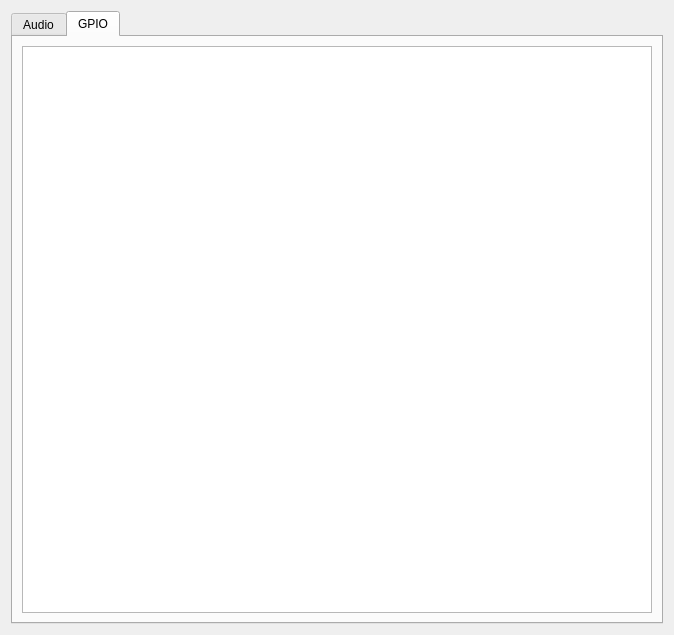
<?xml version="1.0" encoding="UTF-8"?>
<ui version="4.0">
 <class>Route</class>
 <widget class="QDialog" name="Route">
  <property name="geometry">
   <rect>
    <x>0</x>
    <y>0</y>
    <width>674</width>
    <height>635</height>
   </rect>
  </property>
  <property name="focusPolicy">
   <enum>Qt::WheelFocus</enum>
  </property>
  <property name="windowTitle">
   <string>Router</string>
  </property>
  <layout class="QFormLayout" name="formLayout">
   <item row="0" column="0" colspan="2">
    <widget class="QTabWidget" name="tabWidget">
     <property name="currentIndex">
      <number>1</number>
     </property>
     <widget class="QWidget" name="Audio">
      <attribute name="title">
       <string>Audio</string>
      </attribute>
      <layout class="QGridLayout" name="gridLayout">
       <item row="0" column="0" colspan="5">
        <widget class="QTableView" name="tableView_audioRoutes">
         <property name="sizePolicy">
          <sizepolicy hsizetype="Expanding" vsizetype="Expanding">
           <horstretch>0</horstretch>
           <verstretch>0</verstretch>
          </sizepolicy>
         </property>
         <property name="minimumSize">
          <size>
           <width>0</width>
           <height>300</height>
          </size>
         </property>
         <property name="baseSize">
          <size>
           <width>0</width>
           <height>500</height>
          </size>
         </property>
         <attribute name="horizontalHeaderMinimumSectionSize">
          <number>17</number>
         </attribute>
         <attribute name="horizontalHeaderDefaultSectionSize">
          <number>30</number>
         </attribute>
        </widget>
       </item>
       <item row="1" column="1">
        <widget class="QDoubleSpinBox" name="devVolume_spinBox">
         <property name="decimals">
          <number>0</number>
         </property>
         <property name="minimum">
          <double>-144.000000000000000</double>
         </property>
         <property name="maximum">
          <double>24.000000000000000</double>
         </property>
         <property name="singleStep">
          <double>1.000000000000000</double>
         </property>
         <property name="value">
          <double>0.000000000000000</double>
         </property>
        </widget>
       </item>
       <item row="1" column="2">
        <widget class="QCheckBox" name="tempRoute_checkBox">
         <property name="text">
          <string>temporary Route</string>
         </property>
        </widget>
       </item>
       <item row="1" column="0">
        <widget class="QCheckBox" name="defVolume_checkBox">
         <property name="text">
          <string>Default Volume</string>
         </property>
         <property name="checked">
          <bool>true</bool>
         </property>
        </widget>
       </item>
       <item row="1" column="3">
        <spacer name="horizontalSpacer">
         <property name="orientation">
          <enum>Qt::Horizontal</enum>
         </property>
         <property name="sizeHint" stdset="0">
          <size>
           <width>40</width>
           <height>20</height>
          </size>
         </property>
        </spacer>
       </item>
      </layout>
     </widget>
     <widget class="QWidget" name="GPIO">
      <attribute name="title">
       <string>GPIO</string>
      </attribute>
      <layout class="QGridLayout" name="gridLayout_2">
       <item row="0" column="0">
        <widget class="QTableView" name="tableView_gpioRoutes"/>
       </item>
      </layout>
     </widget>
    </widget>
   </item>
  </layout>
 </widget>
 <resources/>
 <connections/>
</ui>
